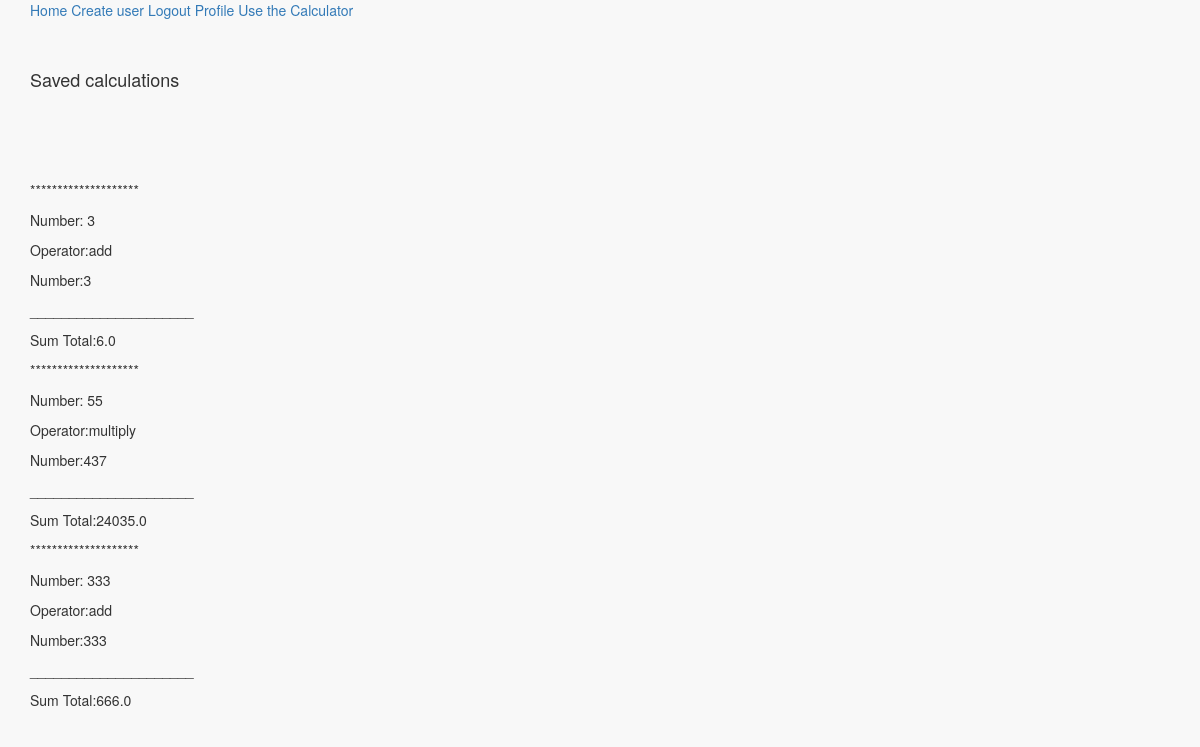
/accounts/profile/ (signed in), run on an earlier commit of the app's database.
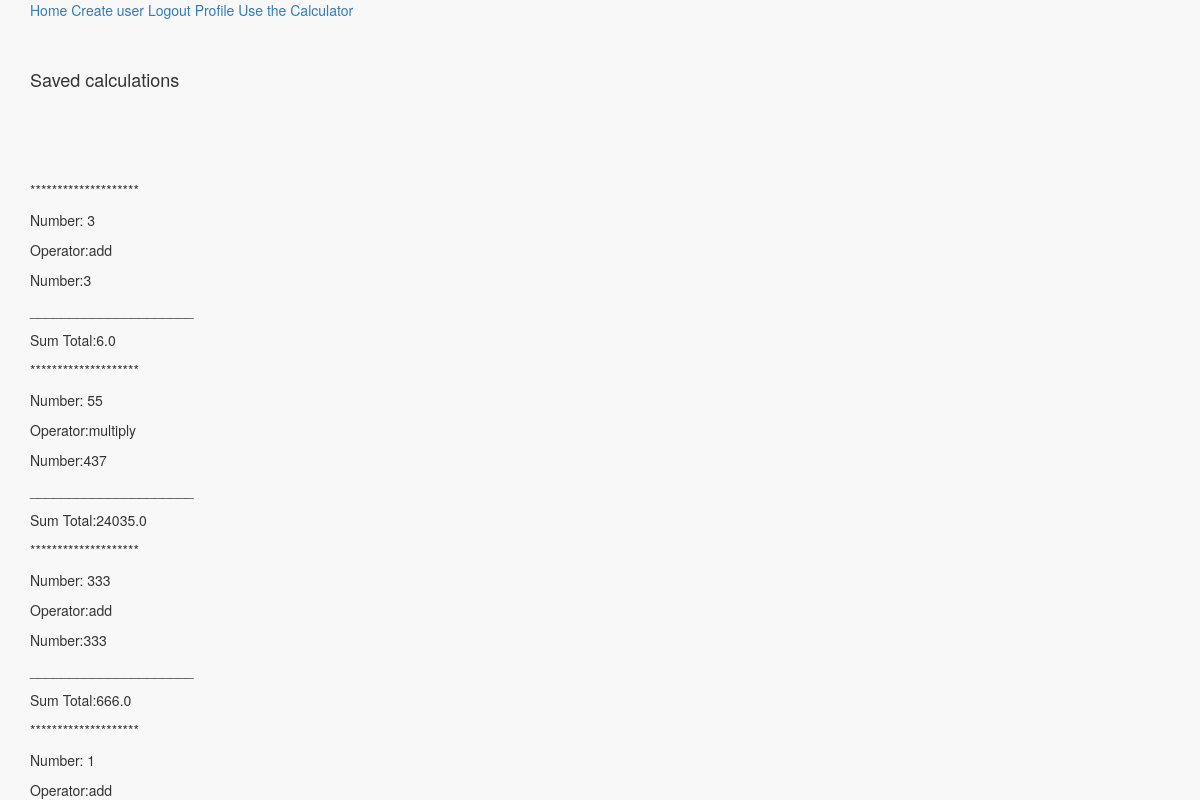
And on a later commit of the database.
### calcapp/models.py (models this page shows, shortened)
class SavedCalc(models.Model):
    left = models.IntegerField()
    operators = models.CharField(max_length=15)
    right = models.IntegerField()
    total = models.FloatField()
    loguser = models.ForeignKey('auth.User')

### calcapp/views.py (the view)
# urls.py: url(r'^accounts/profile/$',profile_view, name="profile_view")
def profile_view(request):
    save_calc = SavedCalc.objects.filter(loguser=request.user)
    return render(request, 'profiles.html', {"save_calc":save_calc})

### templates/profiles.html
{% extends 'base.html' %}
{% block content %}
<br>
<br>
<br>
<h4>Saved calculations</h4>
<br>
<br>
<br>
<br>
{% for item in save_calc %}
<p>********************</p>
<p>Number: {{ item.left }}</p>
<p>Operator:{{ item.operators }}</p>
<p>Number:{{item.right }}</p>
<p>_____________________</p>
<p>Sum Total:{{item.total}}
{% endfor %}
{% endblock %}

What changed in the data, as far as the page shows it:
added SavedCalc: left "1", operators "add"
